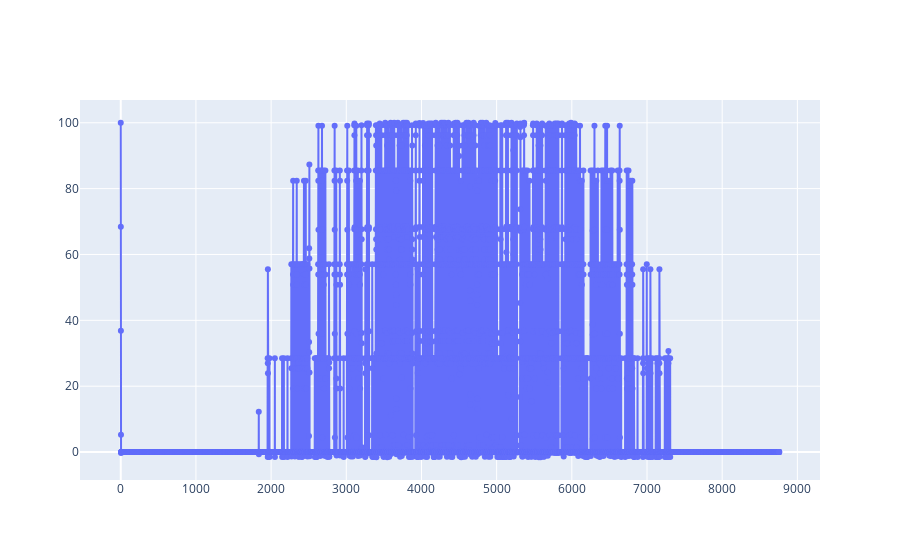

This figure's notebook cell:
### Code cell
fig1 = go.Figure()
fig1.add_trace(go.Scatter(x=soc.index, y=soc[0], name='SOC', mode='lines+markers', hoverinfo='all'))
#py.iplot(fig1, filename="testfig")

### Figure 1 — Plotly figure (JSON) as saved in the notebook; plotly's stock layout.template omitted (floating-point values rounded to 4 significant figures; data arrays with more than 128 entries replaced by an {"elided": "..."} marker saying what was removed)
{"data": [{"hoverinfo": "all", "mode": "lines+markers", "name": "SOC", "type": "scatter", "x": {"elided": "8760 int values"}, "y": {"elided": "8760 float values"}}], "layout": {}}
